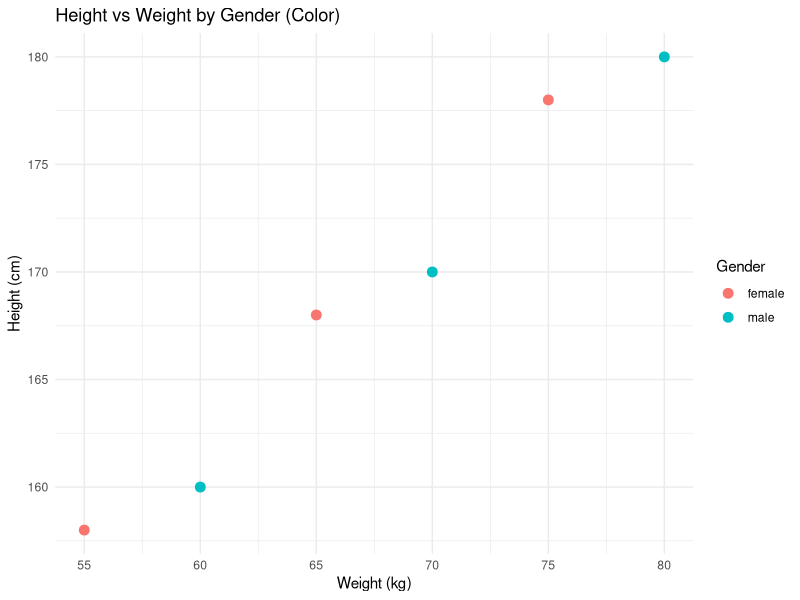
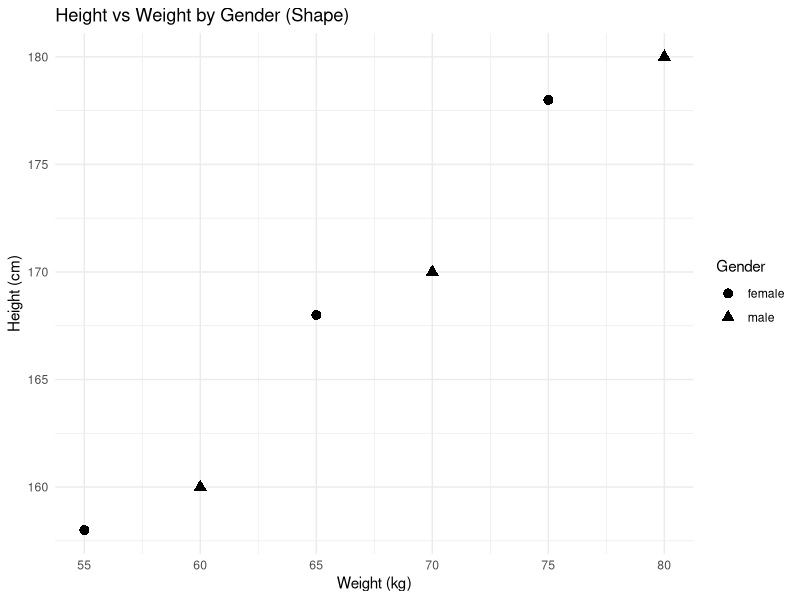

Write R code to recreate these figures, in order.
#14. Create a ggplot plot with customized colors for different categories.

# Data
library(ggplot2)
# Sample dataset (replace this with your actual data)
data <- data.frame(
  weight = c(60, 70, 80, 55, 65, 75),
  height = c(160, 170, 180, 158, 168, 178),
  sex = c("male", "male", "male", "female", "female", "female")
)

# Plot 1: Different colors for male and female
plot1 <- ggplot(data, aes(x = weight, y = height, color = sex)) +
  geom_point(size = 3) +
  labs(title = "Height vs Weight by Gender (Color)",
       x = "Weight (kg)",
       y = "Height (cm)",
       color = "Gender") +
  theme_minimal()

# Plot 2: Different shapes for male and female
plot2 <- ggplot(data, aes(x = weight, y = height, shape = sex)) +
  geom_point(size = 3) +
  labs(title = "Height vs Weight by Gender (Shape)",
       x = "Weight (kg)",
       y = "Height (cm)",
       shape = "Gender") +
  theme_minimal()

# Display the plots
print(plot1)
print(plot2)
